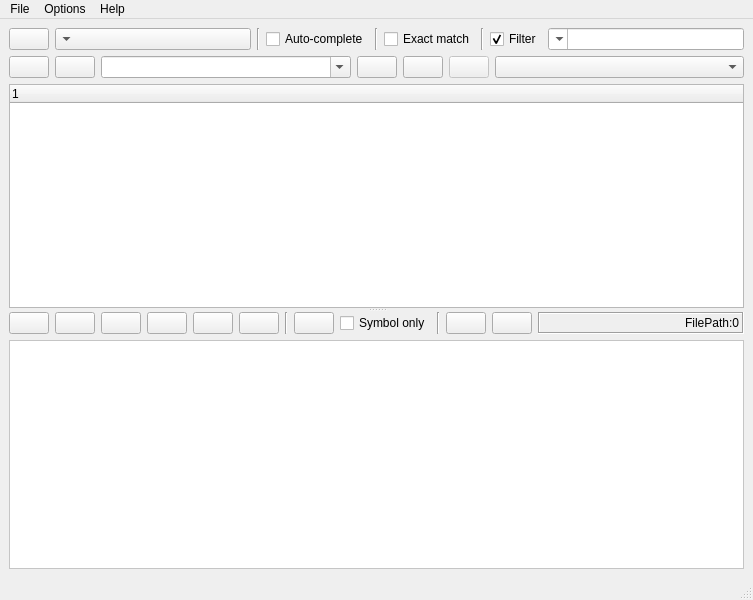
<?xml version="1.0" encoding="UTF-8"?>
<ui version="4.0">
 <class>MainWindow</class>
 <widget class="QMainWindow" name="MainWindow">
  <property name="geometry">
   <rect>
    <x>0</x>
    <y>0</y>
    <width>753</width>
    <height>600</height>
   </rect>
  </property>
  <property name="windowTitle">
   <string>CodeQuery</string>
  </property>
  <property name="windowIcon">
   <iconset resource="../codequery.qrc">
    <normaloff>:/mainwindow/images/logo.png</normaloff>:/mainwindow/images/logo.png</iconset>
  </property>
  <widget class="QWidget" name="centralwidget">
   <layout class="QHBoxLayout" name="horizontalLayout_4">
    <item>
     <layout class="QVBoxLayout" name="verticalLayout_2">
      <item>
       <layout class="QHBoxLayout" name="horizontalLayout">
        <item>
         <widget class="QPushButton" name="pushButtonOpenDB">
          <property name="toolTip">
           <string>Open Database</string>
          </property>
          <property name="statusTip">
           <string>Open Database</string>
          </property>
          <property name="text">
           <string/>
          </property>
          <property name="icon">
           <iconset resource="../codequery.qrc">
            <normaloff>:/mainwindow/images/Database.png</normaloff>:/mainwindow/images/Database.png</iconset>
          </property>
         </widget>
        </item>
        <item>
         <widget class="QComboBox" name="comboBoxDB">
          <property name="sizePolicy">
           <sizepolicy hsizetype="Expanding" vsizetype="Fixed">
            <horstretch>0</horstretch>
            <verstretch>0</verstretch>
           </sizepolicy>
          </property>
          <property name="layoutDirection">
           <enum>Qt::RightToLeft</enum>
          </property>
         </widget>
        </item>
        <item>
         <widget class="Line" name="line_2">
          <property name="orientation">
           <enum>Qt::Vertical</enum>
          </property>
         </widget>
        </item>
        <item>
         <widget class="QCheckBox" name="checkBoxAutoComplete">
          <property name="layoutDirection">
           <enum>Qt::LeftToRight</enum>
          </property>
          <property name="text">
           <string>Auto-complete</string>
          </property>
         </widget>
        </item>
        <item>
         <widget class="Line" name="line_3">
          <property name="orientation">
           <enum>Qt::Vertical</enum>
          </property>
         </widget>
        </item>
        <item>
         <widget class="QCheckBox" name="checkBoxExactMatch">
          <property name="text">
           <string>Exact match</string>
          </property>
         </widget>
        </item>
        <item>
         <widget class="Line" name="line_4">
          <property name="orientation">
           <enum>Qt::Vertical</enum>
          </property>
         </widget>
        </item>
        <item>
         <widget class="QCheckBox" name="checkBoxFilter">
          <property name="toolTip">
           <string>File path filter</string>
          </property>
          <property name="statusTip">
           <string>File path filter</string>
          </property>
          <property name="text">
           <string>Filter</string>
          </property>
          <property name="checked">
           <bool>true</bool>
          </property>
         </widget>
        </item>
        <item>
         <widget class="QComboBox" name="comboBoxFilter">
          <property name="sizePolicy">
           <sizepolicy hsizetype="MinimumExpanding" vsizetype="Fixed">
            <horstretch>0</horstretch>
            <verstretch>0</verstretch>
           </sizepolicy>
          </property>
          <property name="toolTip">
           <string>File path filter, wildcard searches (* and ?) are supported</string>
          </property>
          <property name="statusTip">
           <string>File path filter, wildcard searches (* and ?) are supported</string>
          </property>
          <property name="layoutDirection">
           <enum>Qt::RightToLeft</enum>
          </property>
          <property name="editable">
           <bool>true</bool>
          </property>
          <property name="insertPolicy">
           <enum>QComboBox::NoInsert</enum>
          </property>
          <property name="sizeAdjustPolicy">
           <enum>QComboBox::AdjustToContents</enum>
          </property>
         </widget>
        </item>
       </layout>
      </item>
      <item>
       <layout class="QHBoxLayout" name="horizontalLayout_2">
        <item>
         <widget class="QPushButton" name="pushButtonSearchPrev">
          <property name="toolTip">
           <string>Previous search term</string>
          </property>
          <property name="statusTip">
           <string>Previous search term</string>
          </property>
          <property name="text">
           <string/>
          </property>
          <property name="icon">
           <iconset resource="../codequery.qrc">
            <normaloff>:/mainwindow/images/Arrow2_Left.png</normaloff>:/mainwindow/images/Arrow2_Left.png</iconset>
          </property>
         </widget>
        </item>
        <item>
         <widget class="QPushButton" name="pushButtonSearchNext">
          <property name="toolTip">
           <string>Next search term</string>
          </property>
          <property name="statusTip">
           <string>Next search term</string>
          </property>
          <property name="text">
           <string/>
          </property>
          <property name="icon">
           <iconset resource="../codequery.qrc">
            <normaloff>:/mainwindow/images/Arrow2_Right.png</normaloff>:/mainwindow/images/Arrow2_Right.png</iconset>
          </property>
         </widget>
        </item>
        <item>
         <widget class="QComboBox" name="comboBoxSearch">
          <property name="sizePolicy">
           <sizepolicy hsizetype="Expanding" vsizetype="Fixed">
            <horstretch>0</horstretch>
            <verstretch>0</verstretch>
           </sizepolicy>
          </property>
          <property name="toolTip">
           <string>If Exact Match is switched off, wildcard searches (* and ?) are supported</string>
          </property>
          <property name="statusTip">
           <string>If Exact Match is switched off, wildcard searches (* and ?) are supported</string>
          </property>
          <property name="editable">
           <bool>true</bool>
          </property>
          <property name="insertPolicy">
           <enum>QComboBox::NoInsert</enum>
          </property>
          <property name="duplicatesEnabled">
           <bool>true</bool>
          </property>
         </widget>
        </item>
        <item>
         <widget class="QPushButton" name="pushButtonSearch">
          <property name="toolTip">
           <string>Search</string>
          </property>
          <property name="statusTip">
           <string>Search</string>
          </property>
          <property name="text">
           <string/>
          </property>
          <property name="icon">
           <iconset resource="../codequery.qrc">
            <normaloff>:/mainwindow/images/Search.png</normaloff>:/mainwindow/images/Search.png</iconset>
          </property>
         </widget>
        </item>
        <item>
         <widget class="QPushButton" name="pushButtonClipSearch">
          <property name="toolTip">
           <string>Paste and Search</string>
          </property>
          <property name="statusTip">
           <string>Paste and Search</string>
          </property>
          <property name="text">
           <string/>
          </property>
          <property name="icon">
           <iconset resource="../codequery.qrc">
            <normaloff>:/mainwindow/images/Clipboard_Paste.png</normaloff>:/mainwindow/images/Clipboard_Paste.png</iconset>
          </property>
         </widget>
        </item>
        <item>
         <widget class="QPushButton" name="pushButtonGraph">
          <property name="enabled">
           <bool>false</bool>
          </property>
          <property name="toolTip">
           <string>Draw graph</string>
          </property>
          <property name="statusTip">
           <string>Draw graph</string>
          </property>
          <property name="text">
           <string/>
          </property>
          <property name="icon">
           <iconset resource="../codequery.qrc">
            <normaloff>:/mainwindow/images/Graph.png</normaloff>:/mainwindow/images/Graph.png</iconset>
          </property>
         </widget>
        </item>
        <item>
         <widget class="QComboBox" name="comboBoxQueryType">
          <property name="sizePolicy">
           <sizepolicy hsizetype="MinimumExpanding" vsizetype="Fixed">
            <horstretch>0</horstretch>
            <verstretch>0</verstretch>
           </sizepolicy>
          </property>
          <property name="maxVisibleItems">
           <number>15</number>
          </property>
          <property name="insertPolicy">
           <enum>QComboBox::NoInsert</enum>
          </property>
          <property name="sizeAdjustPolicy">
           <enum>QComboBox::AdjustToContents</enum>
          </property>
         </widget>
        </item>
       </layout>
      </item>
      <item>
       <widget class="QSplitter" name="splitter">
        <property name="orientation">
         <enum>Qt::Vertical</enum>
        </property>
        <widget class="QTreeWidget" name="treeWidgetSearchResults">
         <column>
          <property name="text">
           <string notr="true">1</string>
          </property>
         </column>
        </widget>
        <widget class="QWidget" name="layoutWidget">
         <layout class="QVBoxLayout" name="verticalLayout">
          <item>
           <layout class="QHBoxLayout" name="horizontalLayout_3">
            <item>
             <widget class="QPushButton" name="pushButtonPrev">
              <property name="toolTip">
               <string>Previous File</string>
              </property>
              <property name="statusTip">
               <string>Previous File</string>
              </property>
              <property name="text">
               <string/>
              </property>
              <property name="icon">
               <iconset resource="../codequery.qrc">
                <normaloff>:/mainwindow/images/Arrow2_Left.png</normaloff>:/mainwindow/images/Arrow2_Left.png</iconset>
              </property>
             </widget>
            </item>
            <item>
             <widget class="QPushButton" name="pushButtonNext">
              <property name="toolTip">
               <string>Next File</string>
              </property>
              <property name="statusTip">
               <string>Next File</string>
              </property>
              <property name="text">
               <string/>
              </property>
              <property name="icon">
               <iconset resource="../codequery.qrc">
                <normaloff>:/mainwindow/images/Arrow2_Right.png</normaloff>:/mainwindow/images/Arrow2_Right.png</iconset>
              </property>
             </widget>
            </item>
            <item>
             <widget class="QPushButton" name="pushButtonOpenInEditor">
              <property name="toolTip">
               <string>Open in Editor</string>
              </property>
              <property name="statusTip">
               <string>Open in Editor</string>
              </property>
              <property name="text">
               <string/>
              </property>
              <property name="icon">
               <iconset resource="../codequery.qrc">
                <normaloff>:/mainwindow/images/Document2.png</normaloff>:/mainwindow/images/Document2.png</iconset>
              </property>
             </widget>
            </item>
            <item>
             <widget class="QPushButton" name="pushButtonGoToLine">
              <property name="toolTip">
               <string>Go to selected line</string>
              </property>
              <property name="statusTip">
               <string>Go to selected line</string>
              </property>
              <property name="text">
               <string/>
              </property>
              <property name="icon">
               <iconset resource="../codequery.qrc">
                <normaloff>:/mainwindow/images/Flag.png</normaloff>:/mainwindow/images/Flag.png</iconset>
              </property>
             </widget>
            </item>
            <item>
             <widget class="QPushButton" name="pushButtonTextShrink">
              <property name="toolTip">
               <string>Reduce font size</string>
              </property>
              <property name="statusTip">
               <string>Reduce font size</string>
              </property>
              <property name="text">
               <string/>
              </property>
              <property name="icon">
               <iconset resource="../codequery.qrc">
                <normaloff>:/mainwindow/images/Text_Minus.png</normaloff>:/mainwindow/images/Text_Minus.png</iconset>
              </property>
             </widget>
            </item>
            <item>
             <widget class="QPushButton" name="pushButtonTextEnlarge">
              <property name="toolTip">
               <string>Increase font size</string>
              </property>
              <property name="statusTip">
               <string>Increase font size</string>
              </property>
              <property name="text">
               <string/>
              </property>
              <property name="icon">
               <iconset resource="../codequery.qrc">
                <normaloff>:/mainwindow/images/Text_Plus.png</normaloff>:/mainwindow/images/Text_Plus.png</iconset>
              </property>
             </widget>
            </item>
            <item>
             <widget class="Line" name="line">
              <property name="orientation">
               <enum>Qt::Vertical</enum>
              </property>
             </widget>
            </item>
            <item>
             <widget class="QPushButton" name="pushButtonPaste">
              <property name="toolTip">
               <string>Copy, paste and search</string>
              </property>
              <property name="statusTip">
               <string>Copy, paste and search</string>
              </property>
              <property name="text">
               <string/>
              </property>
              <property name="icon">
               <iconset resource="../codequery.qrc">
                <normaloff>:/mainwindow/images/Clipboard_Paste.png</normaloff>:/mainwindow/images/Clipboard_Paste.png</iconset>
              </property>
             </widget>
            </item>
            <item>
             <widget class="QCheckBox" name="checkBoxSymbolOnly">
              <property name="toolTip">
               <string>Symbol search only for paste and search</string>
              </property>
              <property name="statusTip">
               <string>Symbol search only for paste and search</string>
              </property>
              <property name="text">
               <string>Symbol only</string>
              </property>
             </widget>
            </item>
            <item>
             <widget class="Line" name="line_5">
              <property name="orientation">
               <enum>Qt::Vertical</enum>
              </property>
             </widget>
            </item>
            <item>
             <widget class="QPushButton" name="pushButtonUp">
              <property name="toolTip">
               <string>Previous search result in this file</string>
              </property>
              <property name="statusTip">
               <string>Previous search result in this file</string>
              </property>
              <property name="text">
               <string/>
              </property>
              <property name="icon">
               <iconset resource="../codequery.qrc">
                <normaloff>:/mainwindow/images/Arrow2_Up.png</normaloff>:/mainwindow/images/Arrow2_Up.png</iconset>
              </property>
             </widget>
            </item>
            <item>
             <widget class="QPushButton" name="pushButtonDown">
              <property name="toolTip">
               <string>Next search result in this file</string>
              </property>
              <property name="statusTip">
               <string>Next search result in this file</string>
              </property>
              <property name="text">
               <string/>
              </property>
              <property name="icon">
               <iconset resource="../codequery.qrc">
                <normaloff>:/mainwindow/images/Arrow2_Down.png</normaloff>:/mainwindow/images/Arrow2_Down.png</iconset>
              </property>
             </widget>
            </item>
            <item>
             <widget class="QLabel" name="labelFilePath">
              <property name="sizePolicy">
               <sizepolicy hsizetype="Expanding" vsizetype="Preferred">
                <horstretch>0</horstretch>
                <verstretch>0</verstretch>
               </sizepolicy>
              </property>
              <property name="frameShape">
               <enum>QFrame::Box</enum>
              </property>
              <property name="frameShadow">
               <enum>QFrame::Sunken</enum>
              </property>
              <property name="text">
               <string>FilePath:0</string>
              </property>
              <property name="alignment">
               <set>Qt::AlignRight|Qt::AlignTrailing|Qt::AlignVCenter</set>
              </property>
              <property name="textInteractionFlags">
               <set>Qt::LinksAccessibleByMouse|Qt::TextSelectableByKeyboard|Qt::TextSelectableByMouse</set>
              </property>
             </widget>
            </item>
           </layout>
          </item>
          <item>
           <widget class="CodeEditor" name="textEditSource">
            <property name="toolTip">
             <string>CodeEditor</string>
            </property>
            <property name="whatsThis">
             <string>CodeEditor</string>
            </property>
            <property name="styleSheet">
             <string notr="true">QPlainTextEdit{ background-color: white }</string>
            </property>
           </widget>
          </item>
         </layout>
        </widget>
       </widget>
      </item>
     </layout>
    </item>
   </layout>
  </widget>
  <widget class="QMenuBar" name="menubar">
   <property name="geometry">
    <rect>
     <x>0</x>
     <y>0</y>
     <width>753</width>
     <height>27</height>
    </rect>
   </property>
   <widget class="QMenu" name="menuFile">
    <property name="title">
     <string>File</string>
    </property>
    <addaction name="actionOpenDB"/>
    <addaction name="actionExit"/>
   </widget>
   <widget class="QMenu" name="menuOptions">
    <property name="title">
     <string>Options</string>
    </property>
    <addaction name="actionOptionsExtEditor"/>
    <addaction name="actionLanguage"/>
    <addaction name="actionFileViewSettings"/>
   </widget>
   <widget class="QMenu" name="menuHelp">
    <property name="title">
     <string>Help</string>
    </property>
    <addaction name="actionAbout_Qt"/>
    <addaction name="actionAbout"/>
   </widget>
   <addaction name="menuFile"/>
   <addaction name="menuOptions"/>
   <addaction name="menuHelp"/>
  </widget>
  <widget class="QStatusBar" name="statusbar"/>
  <action name="actionExit">
   <property name="text">
    <string>Exit</string>
   </property>
   <property name="menuRole">
    <enum>QAction::QuitRole</enum>
   </property>
  </action>
  <action name="actionOpen">
   <property name="text">
    <string>Open</string>
   </property>
  </action>
  <action name="actionAbout">
   <property name="text">
    <string>About</string>
   </property>
  </action>
  <action name="actionOptionsExtEditor">
   <property name="text">
    <string>External Editor</string>
   </property>
  </action>
  <action name="actionOpenDB">
   <property name="text">
    <string>Open CQ Database</string>
   </property>
  </action>
  <action name="actionLanguage">
   <property name="text">
    <string>Language</string>
   </property>
  </action>
  <action name="actionAbout_Qt">
   <property name="text">
    <string>About Qt</string>
   </property>
   <property name="menuRole">
    <enum>QAction::AboutQtRole</enum>
   </property>
  </action>
  <action name="actionFileViewSettings">
   <property name="text">
    <string>File Viewer Settings</string>
   </property>
  </action>
 </widget>
 <customwidgets>
  <customwidget>
   <class>CodeEditor</class>
   <extends>QPlainTextEdit</extends>
   <header>CodeEditor.h</header>
  </customwidget>
 </customwidgets>
 <tabstops>
  <tabstop>pushButtonOpenDB</tabstop>
  <tabstop>comboBoxDB</tabstop>
  <tabstop>checkBoxAutoComplete</tabstop>
  <tabstop>checkBoxExactMatch</tabstop>
  <tabstop>checkBoxFilter</tabstop>
  <tabstop>comboBoxFilter</tabstop>
  <tabstop>pushButtonSearchPrev</tabstop>
  <tabstop>pushButtonSearchNext</tabstop>
  <tabstop>comboBoxSearch</tabstop>
  <tabstop>pushButtonSearch</tabstop>
  <tabstop>pushButtonClipSearch</tabstop>
  <tabstop>pushButtonGraph</tabstop>
  <tabstop>comboBoxQueryType</tabstop>
  <tabstop>treeWidgetSearchResults</tabstop>
  <tabstop>pushButtonPrev</tabstop>
  <tabstop>pushButtonNext</tabstop>
  <tabstop>pushButtonOpenInEditor</tabstop>
  <tabstop>pushButtonGoToLine</tabstop>
  <tabstop>pushButtonTextShrink</tabstop>
  <tabstop>pushButtonTextEnlarge</tabstop>
  <tabstop>pushButtonPaste</tabstop>
  <tabstop>checkBoxSymbolOnly</tabstop>
  <tabstop>pushButtonUp</tabstop>
  <tabstop>pushButtonDown</tabstop>
  <tabstop>textEditSource</tabstop>
 </tabstops>
 <resources>
  <include location="../codequery.qrc"/>
 </resources>
 <connections>
  <connection>
   <sender>checkBoxFilter</sender>
   <signal>toggled(bool)</signal>
   <receiver>comboBoxFilter</receiver>
   <slot>setEnabled(bool)</slot>
   <hints>
    <hint type="sourcelabel">
     <x>586</x>
     <y>51</y>
    </hint>
    <hint type="destinationlabel">
     <x>620</x>
     <y>58</y>
    </hint>
   </hints>
  </connection>
 </connections>
</ui>
